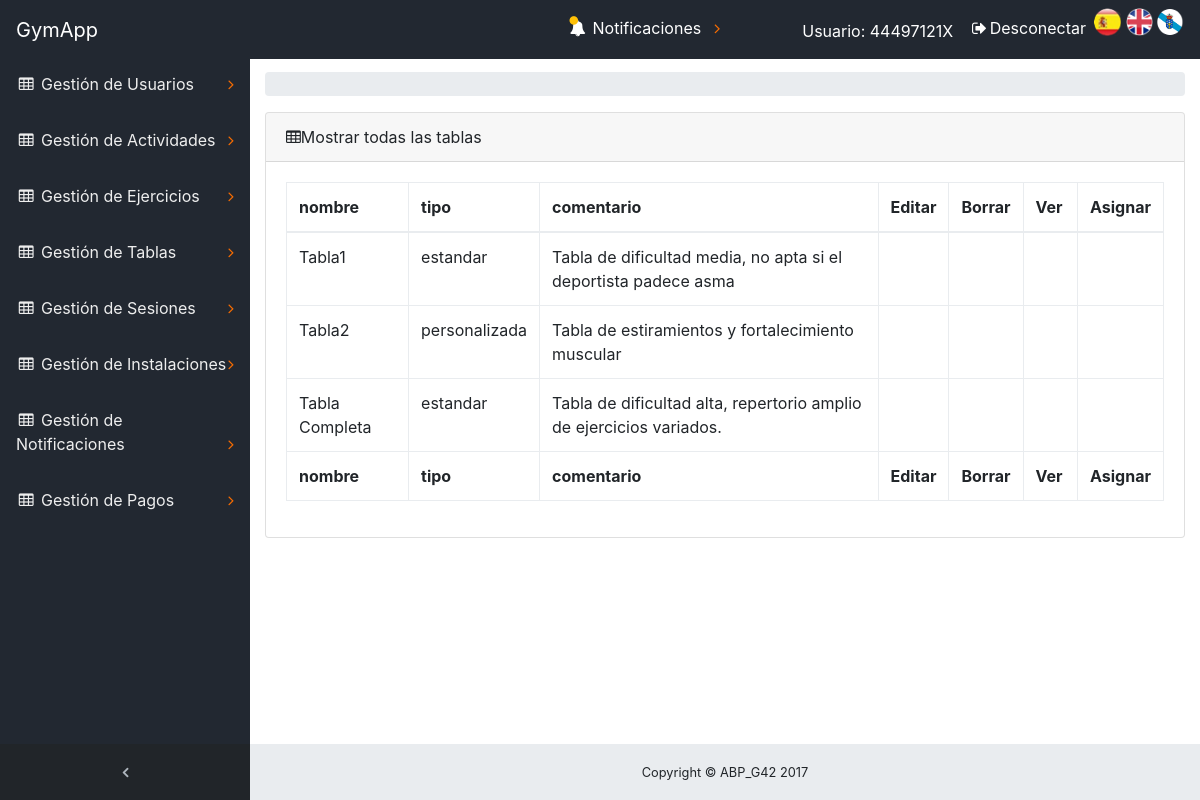
Screenshot of /ABP/index.php?controller=Tabla&action=TablaListar (signed in) with the database file from the repository.
### tables this page shows
CREATE TABLE `tabla` (
  `idTabla` bigint(20) NOT NULL,
  `tipo` enum('estandar','personalizada') NOT NULL,
  `comentario` text,
  `nombre` varchar(30) NOT NULL,
  `dniSuperUsuario` varchar(10) NOT NULL
);

### ABP/core/ViewManager.php (called while the page is built, shortened)
<?php
class ViewManager {
	private $variables = array();
	public function setVariable($varname, $value, $flash=false) {
		$this->variables[$varname] = $value;
	}
	public function getVariable($varname, $default=NULL) {
		if (!isset($this->variables[$varname])) {
			return $default;
		}
		return $this->variables[$varname];
	}
	public function render($controller, $viewname) {
		include(__DIR__ . "/../view/$controller/$viewname.php");
	}
	private static $viewmanager_singleton = NULL;
	public static function getInstance() {
		if (self::$viewmanager_singleton == null) {
			self::$viewmanager_singleton = new ViewManager();
		}
		return self::$viewmanager_singleton;
	}
}

### ABP/controller/TablaController.php (called while the page is built, shortened)
<?php
require_once(__DIR__."/../core/ViewManager.php");
require_once(__DIR__ . "/../model/TablaMapper.php");
require_once(__DIR__ . "/../model/Tabla.php");
class TablaController extends BaseController
{
    private $tablaMapper;
    private $permisos;
    public function __construct() {
        $this->tablaMapper = new TablaMapper();
        $this->permisos= new Permisos();
    }
    public function TablaListar()
    {
        $tipoUsuario = $this->permisos->comprobarTipo();
        $tablas = $this->tablaMapper->listar();
        $this->view->setVariable("tablas",$tablas);
        $this->view->setVariable("tipoUsuario",$tipoUsuario);
        $this->view->render("tabla","tablaSHOWALL");
    }
}
?>

### ABP/index.php (called while the page is built, shortened)
<?php
function run() {
	try {
		$controller = loadController($_GET["controller"]);
		$actionName = $_GET["action"];
		$controller->$actionName();
	} catch(Exception $ex) {
		die("An exception occured!!!!!".$ex->getMessage());
	}
}
function loadController($controllerName) {
	return new $controllerClassName();
}
run();
?>

### ABP/view/messages/messages_es.php (called while the page is built)
<?php
    $i18n_messages = array(
    	'Nombre'=> 'Nombre',
    	'Asunto' => 'Asunto',
    	'contenido' => 'contenido',
    	'nombre' => 'nombre',
    	'El atributo '=>'El atributo ',
    	' no puede ser vacío' => ' no puede ser vacío',
    	'Longitud incorrecta. El atributo ' => 'Longitud incorrecta. El atributo ',
    	' debe tener una longitud máxima de '=>' debe tener una longitud máxima de ',
    	' y tiene '=>' y tiene ',
    	'El atributo no sigue el formato correcto. Pruebe example@example.com' => 'El atributo no sigue el formato correcto. Pruebe example@example.com',
    	' contiene caracteres no alfabéticos'=>' contiene caracteres no alfabéticos',
    	' no esta comprendido en ['=>' no esta comprendido en [',
    	' no puede tener mas de ' => ' no puede tener mas de ',
    	'decimales'=>'decimales',
    	' no tiene 8 números seguidos de una letra: FORMATO INCORRECTO!!!'=>' no tiene 8 números seguidos de una letra: FORMATO INCORRECTO!!!',
    	'La letra del DNI no es correcta'=>'La letra del DNI no es correcta',
    	' no tiene un formato válido de telefeno.'=>' no tiene un formato válido de telefeno.',
    	' debe estar compuesto únicamente por digitos.'=>' debe estar compuesto únicamente por digitos.',
        'precio' => 'precio',
        ': activar para ordenar columna ascendentemente'=>': activar para ordenar columna ascendentemente',
        ': activar para ordenar columna descendentemente'=>': activar para ordenar columna descendentemente',
        'Primero' => 'Primero',
        'Último'=>'Último',
        'Siguiente'=>'Siguiente',
        'Anterior'=>'Anterior',
        'Tabla sin datos'=>'Tabla sin datos',
        'Mostrando _START_ a _END_ de _TOTAL_ elementos'=>'Mostrando _START_ a _END_ de _TOTAL_ elementos',
        'Mostrando 0 a 0 de 0 elementos'=>'Mostrando 0 a 0 de 0 elementos',
        '(filtrados de _MAX_ elementos totales)'=>'(filtrados de _MAX_ elementos totales)',
        'Mostrar _MENU_ elementos'=>'Mostrar _MENU_ elementos',
        'Cargando...'=>'Cargando...',
        'Procesando...'=>'Procesando...',
        'Buscar:'=>'Buscar:',
        'No se encontró nada'=>'No se encontró nada',
        'dni' => 'dni',
        'contraseña' => 'contraseña'
    );
?>

### ABP/core/I18n.php (called while the page is built, shortened)
<?php
class I18n {
	private $messages;
	public function setLanguage($language) {
		$this->messages = $i18n_messages;
	}
	public function i18n($key) {
		if (isset($this->messages[$key])){
			return $this->messages[$key];
		}else{
			return $key;
		}
	}
	private static $i18n_singleton = null;
	public static function getInstance() {
		if (self::$i18n_singleton == NULL) {
			self::$i18n_singleton = new I18n();
		}
		return self::$i18n_singleton;
	}
}
function i18n($key) {
	return I18n::getInstance()->i18n($key);
}

### ABP/model/Tabla.php (called while the page is built, shortened)
<?php
class Tabla
{
    private $idTabla;
    private $tipo;
    private $comentario;
    private $nombre;
    function __construct($idTabla=NULL,$tipo=NULL,$comentario=NULL,$nombre=NULL)
    {
    	$this->idTabla = $idTabla;
        $this->tipo = $tipo;
        $this->comentario = $comentario;
        $this->nombre = $nombre;
	}
	public function getIdTabla()
	{
		return $this->idTabla;
	}
	public function getNombre()
	{
		return $this->nombre;
	}
	public function getTipo()
	{
		return $this->tipo;
	}
	public function getComentario()
	{
		return $this->comentario;
	}
}
?>

### ABP/model/TablaMapper.php (called while the page is built, shortened)
<?php
require_once(__DIR__."/../core/Access_DB.php");
require_once(__DIR__."/Tabla.php");
Class TablaMapper
{
    protected $db;
       private $permisos;
    public function __construct()
    {
        $this->db=PDOConnection::getInstance();
          $this->permisos= new Permisos();
    }
    public function listar()
    {
        if($this->permisos->esSuperusuario()){
            if($this->permisos->esAdministrador()){
                $stmt = $this->db->query("SELECT * from tabla");
            }else{
                $stmt = $this->db->prepare("SELECT * from tabla WHERE dniSuperUsuario=?");
                $stmt->execute(array($_SESSION['currentuser']));
            }
        }else{
                $stmt = $this->db->prepare("SELECT * from tabla t, superusuario_tabla_deportista st WHERE t.idTabla=st.idTabla AND dniDeportista=?");
                $stmt->execute(array($_SESSION['currentuser']));
        }
            $tablas_db = $stmt->fetchAll(PDO::FETCH_ASSOC);
            $tablas = array();
            foreach ($tablas_db as $tabla)
            {
                array_push($tablas, new Tabla($tabla['idTabla'],$tabla['tipo'],$tabla['comentario'],$tabla['nombre']));
            }
            return $tablas;
    }
}
?>

### ABP/core/Access_DB.php (called while the page is built, shortened)
<?php
class PDOConnection {
	private static $db_singleton = null;
	public static function getInstance() {
		if (self::$db_singleton == null) {
			self::$db_singleton = new PDO(
			"mysql:host=".HOST.";dbname=".DB.";charset=utf8",
			USER,
			PASS,
			array(
				PDO::ATTR_EMULATE_PREPARES => false,
				PDO::ATTR_ERRMODE => PDO::ERRMODE_EXCEPTION)
			);
		}
		return self::$db_singleton;
	}
}
?>

### ABP/view/tabla/tablaSHOWALL.php (the view, shortened to what this page needs)
<?php
require_once(__DIR__."/../../core/ViewManager.php");
    $view = ViewManager::getInstance();
    $tablas = $view->getVariable("tablas");
    $tipoUsuario = $view->getVariable("tipoUsuario");
?>
    <link rel="stylesheet" type="text/css" href="./view/Icons/icomoon/style.css">
    <link rel="stylesheet" type="text/css" href="./view/Icons/icomoon/modifyIcon.css">
<div class="content-wrapper">
    <div class="container-fluid">
        <ol class="breadcrumb">
        </ol>
        <div class="card mb-3">
            <div class="card-header">
                <i class="fa fa-table"></i><?= i18n("Mostrar todas las tablas") ?>
            </div>
            <div class="card-body">
                <div class="table-responsive">
                    <table class="table table-bordered" id="dataTable" width="100%" cellspacing="0" >
                        <thead>
                            <tr>
                                <th><?= i18n("nombre") ?></th>
                                <th><?= i18n("tipo") ?></th>
                                <th><?= i18n("comentario") ?></th>
                                <?php if($tipoUsuario != 'deportista'){?>
                                <th><?= i18n("Editar") ?></th>
                                <th><?= i18n("Borrar") ?></th>
                                <?php } ?>
                                <th><?= i18n("Ver") ?></th>
                                <?php if($tipoUsuario != 'deportista'){?>
                                <th><?= i18n("Asignar") ?></th>
                                <?php } ?>
                            </tr>
                        </thead>
                        <tfoot>
                            <tr>
                                <th><?= i18n("nombre") ?></th>
                                <th><?= i18n("tipo") ?></th>
                                <th><?= i18n("comentario") ?></th>
                                 <?php if($tipoUsuario != 'deportista'){?>
                                <th><?= i18n("Editar") ?></th>
                                <th><?= i18n("Borrar") ?></th>
                                <?php } ?>
                                <th><?= i18n("Ver") ?></th>
                                <?php if($tipoUsuario != 'deportista'){?>
                                <th><?= i18n("Asignar") ?></th>
                                <?php } ?>
                            </tr>
                        </tfoot>
                        <tbody>
<?php
                        foreach($tablas as $tabla)
                        {
?>
                            <tr>
                                    <td><?php echo $tabla->getNombre(); ?></td>
                                    <td><?php echo $tabla->getTipo(); ?></td>
                                    <td><?php echo $tabla->getComentario(); ?></td>
                                    <?php if($tipoUsuario != 'deportista'){?>
                                    <td>
                                        <a href='./index.php?controller=Tabla&amp;action=TablaEDIT&amp;idTabla=<?php echo $tabla->getIdTabla();?>'><span id="icon-editar" class="icon-pencil22"></span>
                                    </td>
                                    <td>
                                        <a href='./index.php?controller=Tabla&amp;action=TablaDelete&amp;idTabla=<?php echo $tabla->getIdTabla();?>'><span id="icon-eliminar" class=" icon-bin"></span>
                                        </a>
                                    </td>
                                    <?php } ?>
                                    <td>
                                        <a href='./index.php?controller=Tabla&amp;action=TablaView&amp;idTabla=<?php echo $tabla->getIdTabla();?>'><span id="icon-ver" class="icon-eye-plus"></span>
                                        </a>
                                    </td>
                                    <?php if($tipoUsuario != 'deportista'){?>
                                    <td>
                                        <?php if($tabla->getTipo()=='estandar'){?>
                                        <a href='./index.php?controller=Tabla&amp;action=TablaAsignar&amp;idTabla=<?php echo $tabla->getIdTabla();?>'><span id="icon-ver" class="icon-address-book"></span>
                                         <?php } ?>
                                    </td>
                                    <?php } ?>
                            </tr>
<?php
                        }
?>
                        </tbody>
                    </table>
                </div>
            </div>
        </div>
    </div>
</div>

### rows the page displays
tabla: nombre "Tabla1", tipo "estandar", comentario "Tabla de dificultad media, no apta si el deportista padece asma"
tabla: nombre "Tabla2", tipo "personalizada", comentario "Tabla de estiramientos y fortalecimiento muscular"
tabla: nombre "Tabla Completa", tipo "estandar", comentario "Tabla de dificultad alta, repertorio amplio de ejercicios variados."

### other values shown
i18n("GymApp") "GymApp"
i18n("Gestión de Usuarios") "Gestión de Usuarios"
i18n("Gestión de Actividades") "Gestión de Actividades"
i18n("Gestión de Ejercicios") "Gestión de Ejercicios"
i18n("Gestión de Tablas") "Gestión de Tablas"
i18n("Gestión de Sesiones") "Gestión de Sesiones"
i18n("Gestión de Instalaciones") "Gestión de Instalaciones"
i18n("Gestión de Notificaciones") "Gestión de Notificaciones"
i18n("Gestión de Pagos") "Gestión de Pagos"
i18n("Notificaciones") "Notificaciones"
i18n("Usuario") "Usuario"
$_SESSION['currentuser'] "44497121X"
i18n("Desconectar") "Desconectar"
i18n("Mostrar todas las tablas") "Mostrar todas las tablas"
i18n("nombre") "nombre"
